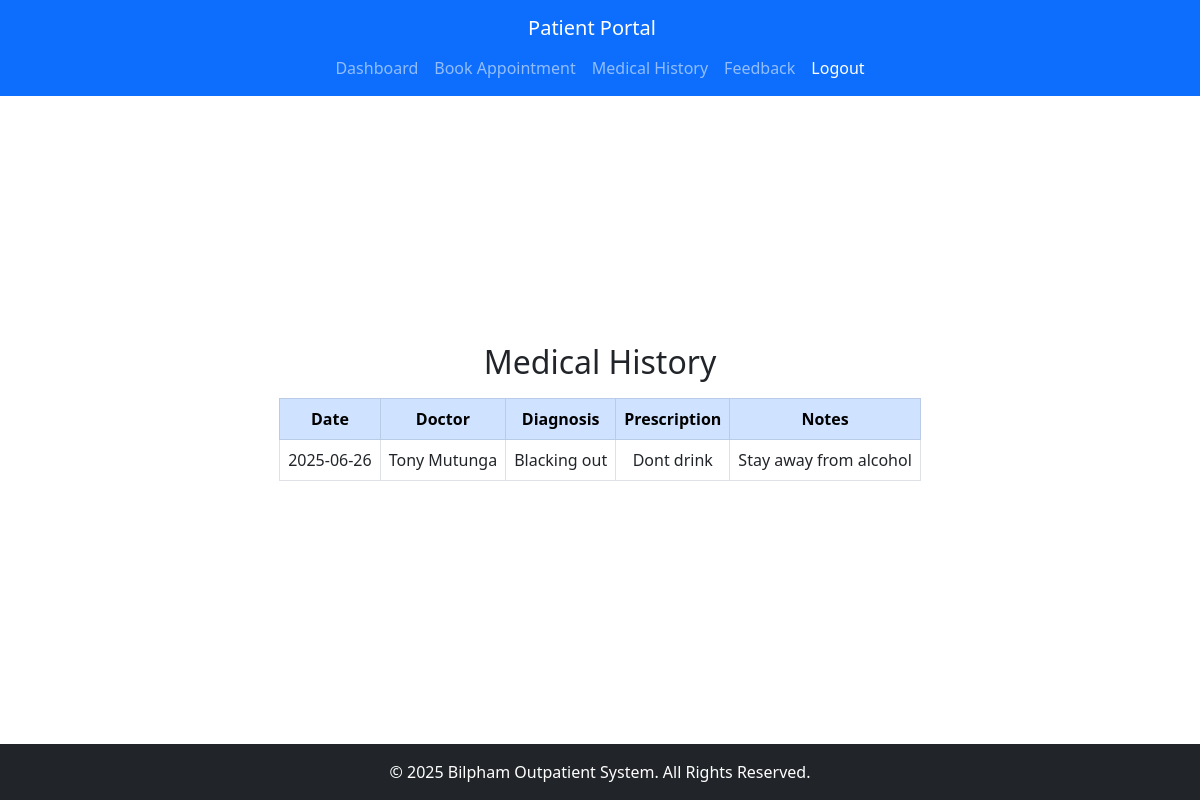
Page /patients/medical_history.php (signed in) on the committed database.
### tables this page shows
CREATE TABLE `medical_records` (
  `record_id` int NOT NULL AUTO_INCREMENT,
  `appointment_id` int NOT NULL,
  `diagnosis` text,
  `prescription` text,
  `notes` text,
  `created_at` timestamp NULL DEFAULT CURRENT_TIMESTAMP,
  PRIMARY KEY (`record_id`),
  KEY `appointment_id` (`appointment_id`),
  CONSTRAINT `medical_records_ibfk_1` FOREIGN KEY (`appointment_id`) REFERENCES `appointments` (`appointment_id`) ON DELETE CASCADE
);

CREATE TABLE `appointments` (
  `appointment_id` int NOT NULL AUTO_INCREMENT,
  `patient_id` int NOT NULL,
  `doctor_id` int NOT NULL,
  `appointment_date` date NOT NULL,
  `appointment_time` time NOT NULL,
  `status` enum('scheduled','completed','canceled') DEFAULT 'scheduled',
  `created_at` timestamp NULL DEFAULT CURRENT_TIMESTAMP,
  `reason` enum('Routine Check-up','Follow-up','New Symptoms','Chronic Condition','Other') NOT NULL,
  `additional_notes` text,
  PRIMARY KEY (`appointment_id`),
  KEY `patient_id` (`patient_id`),
  KEY `doctor_id` (`doctor_id`),
  CONSTRAINT `appointments_ibfk_1` FOREIGN KEY (`patient_id`) REFERENCES `patients` (`patient_id`) ON DELETE CASCADE,
  CONSTRAINT `appointments_ibfk_2` FOREIGN KEY (`doctor_id`) REFERENCES `users` (`user_id`) ON DELETE CASCADE
);

CREATE TABLE `users` (
  `user_id` int NOT NULL AUTO_INCREMENT,
  `full_name` varchar(100) NOT NULL,
  `email` varchar(100) NOT NULL,
  `password_hash` varchar(255) NOT NULL,
  `phone_number` varchar(15) DEFAULT NULL,
  `role` enum('admin','doctor','patient') NOT NULL,
  `created_at` timestamp NULL DEFAULT CURRENT_TIMESTAMP,
  PRIMARY KEY (`user_id`),
  UNIQUE KEY `email` (`email`)
);

### patients/medical_history.php (the view, shortened to what this page needs)
<?php
require_once "../config/db.php";
$user_id = $_SESSION["user_id"];
$stmt = $conn->prepare("SELECT patient_id FROM patients WHERE user_id = ?");
$stmt->bind_param("i", $user_id);
$stmt->execute();
$patient_result = $stmt->get_result();
$patient = $patient_result->fetch_assoc();
$patient_id = $patient["patient_id"];
$query = "SELECT m.record_id, m.diagnosis, m.prescription, m.notes, a.appointment_date, u.full_name AS doctor_name
          FROM medical_records m
          JOIN appointments a ON m.appointment_id = a.appointment_id
          JOIN users u ON a.doctor_id = u.user_id
          WHERE a.patient_id = ? AND a.status = 'completed'
          ORDER BY a.appointment_date DESC";
$stmt = $conn->prepare($query);
$stmt->bind_param("i", $patient_id);
$stmt->execute();
$records = $stmt->get_result();
?>
<!DOCTYPE html>
<html lang="en">
<head>
    <link rel="stylesheet" href="https://cdn.jsdelivr.net/npm/bootstrap@5.3.0/dist/css/bootstrap.min.css">
</head>
<body>
    <?php include "navbar.php"; ?>
    <div class="container">
        <div class="history-card">
            <h2 class="text-center">Medical History</h2>
            <?php if ($records->num_rows > 0): ?>
                <table class="table table-bordered mt-3">
                    <thead class="table-primary">
                        <tr>
                            <th>Date</th>
                            <th>Doctor</th>
                            <th>Diagnosis</th>
                            <th>Prescription</th>
                            <th>Notes</th>
                        </tr>
                    </thead>
                    <tbody>
                        <?php while ($record = $records->fetch_assoc()): ?>
                            <tr>
                                <td><?php echo $record["appointment_date"]; ?></td>
                                <td><?php echo $record["doctor_name"]; ?></td>
                                <td><?php echo $record["diagnosis"]; ?></td>
                                <td><?php echo $record["prescription"]; ?></td>
                                <td><?php echo $record["notes"]; ?></td>
                            </tr>
                        <?php endwhile; ?>
                    </tbody>
                </table>
            <?php else: ?>
                <p class="text-center mt-3">No medical history available.</p>
            <?php endif; ?>
        </div>
    </div>
    <?php include "../partials/footer.php"; ?>
</body>
</html>

### patients/medical_history.php (style rules this page uses)
html, body { height: 100%; display: flex; flex-direction: column; }
.container { flex: 1; display: flex; flex-direction: column; justify-content: center; align-items: center; }
.table th, .table td { text-align: center; }

### rows in the picture
medical_records: appointment.appointment_date "2025-06-26", users.full_name "Tony Mutunga", diagnosis "Blacking out", prescription "Dont drink", notes "Stay away from alcohol"
